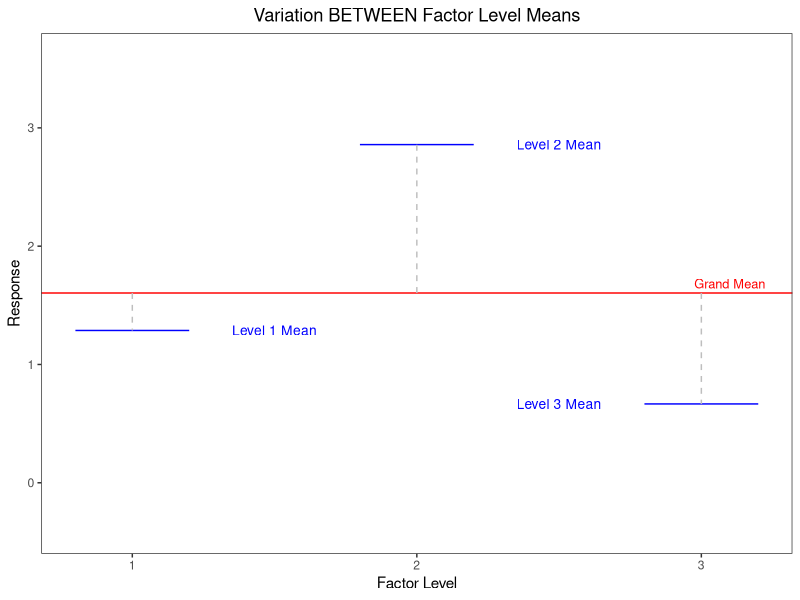
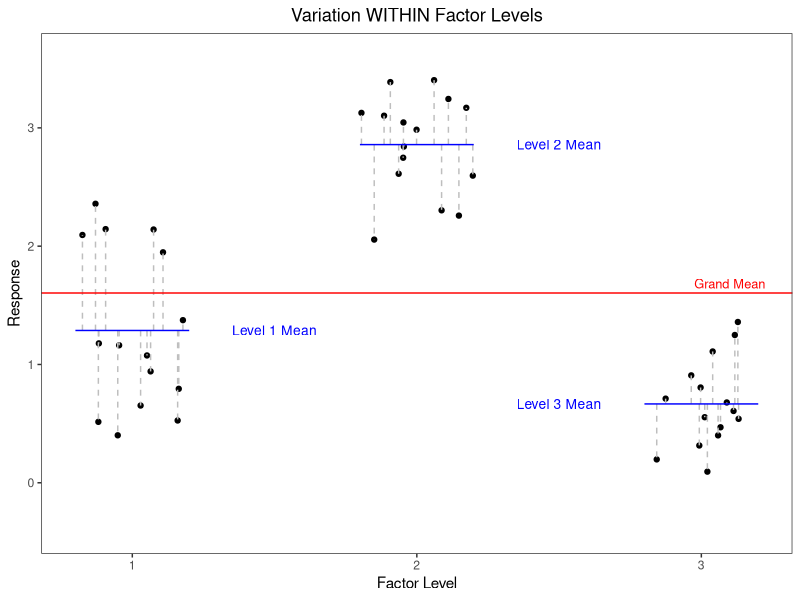

Here is the R script that generated these plots, in order:
## ---- chunk 1
knitr::opts_chunk$set(echo = TRUE)

library(knitr)
library(tidyverse)
library(kableExtra)
## ---- chunk 2
#| include: false

library(tidyverse)
library(ggrepel)

set.seed(7)
response <- c(rnorm(15, mean = 1, sd = .5),
      rnorm(15, mean = 2.75, sd = .5),
      rnorm(15, mean = .75, sd = .5))
factor <- rep(c(1,2,3), each = 15 )

df <- tibble(response, factor)


df_means <- df |> group_by(factor) |> summarise(mean = mean(response)) 

df <- left_join(df, df_means)

## ---- chunk 3
#| code-fold: false
#| echo: false
#| column: page
#| layout-ncol: 2
#| label: fig-between_within
#| fig-cap: Between Group vs. Within Group
#| fig-subcap:
#|   - "Deviations to Get MS Treatment Factor"
#|   - "Deviations to Get MS Error"
##| fig-cap: Between Group vs. Within Group
##| fig-subcap:
##|  - "Deviations to Get MS Treatment Factor"
##|  - "Deviations to Get MS Error"


ggplot(data = df_means, mapping = aes(x = factor, y = mean)) + 
  #geom_point() +
  geom_segment(aes(x = factor - .2, xend = factor + .2,
                                    y = mean, yend = mean), color = "blue") +
  geom_hline(yintercept = mean(df$response), color = "red") +
  geom_segment(aes(x = factor, xend = factor,
                                    y = mean(df$response), yend = mean),
               color = "gray", linetype = "dashed") +
  theme_bw() +
  #geom_text_repel(aes(label = paste0("Mean of Level ", factor), box.padding = .4),color = "blue")
  annotate(geom = "text", x = 1.5, y = df_means$mean[1], label = "Level 1 Mean", color = "blue", size = 3.5) +
  annotate(geom = "text", x = 2.5, y = df_means$mean[2], label = "Level 2 Mean", color = "blue", size = 3.5) +
  annotate(geom = "text", x = 2.5, y = df_means$mean[3], label = "Level 3 Mean", color = "blue", size = 3.5) +
  annotate(geom = "text", x = 3.1, y = mean(df$response) + .08, color = "red", label = "Grand Mean", size = 3.25) +
  labs(y = "Response", title = "Variation BETWEEN Factor Level Means", x = "Factor Level")+
  theme(panel.grid = element_blank(),
        plot.title = element_text(hjust = .5)) +
  scale_x_continuous(breaks = 1:3, labels = scales::number_format(accuracy = 1)) +
  scale_y_continuous(breaks = 0:3, limits = c(-.4, 3.6), labels = scales::number_format(accuracy = 1))

        
ggplot(data = df, mapping = aes(x = factor, y = response)) + 
  geom_point(position = position_jitter(width = .2, seed = 1L)) +
  geom_linerange(position = position_jitter(width = .2, seed = 1L),
                 aes(x = factor, ymin = mean, ymax = response ),
                 color = "gray", linetype = "dashed") +
  geom_segment(data = df_means, aes(x = factor - .2, xend = factor + .2,
                                    y = mean, yend = mean), color = "blue") +
  geom_hline(yintercept = mean(df$response), color = "red") +
  #geom_segment(data = df_means, aes(x = factor, xend = factor,
  #                                  y = mean(df$response), yend = mean),
  #             color = "gray", linetype = "dashed") +
  theme_bw() +
  #geom_text_repel(aes(label = paste0("Mean of Level ", factor), box.padding = .4),color = "blue")
  annotate(geom = "text", x = 1.5, y = df_means$mean[1], label = "Level 1 Mean", color = "blue", size = 3.5) +
  annotate(geom = "text", x = 2.5, y = df_means$mean[2], label = "Level 2 Mean", color = "blue", size = 3.5) +
  annotate(geom = "text", x = 2.5, y = df_means$mean[3], label = "Level 3 Mean", color = "blue", size = 3.5) +
  annotate(geom = "text", x = 3.1, y = mean(df$response) + .08, color = "red", label = "Grand Mean", size = 3.25) +
  labs(y = "Response", title = "Variation WITHIN Factor Levels", x = "Factor Level")+
  theme(panel.grid = element_blank(),
        plot.title = element_text(hjust = .5)) +
  scale_x_continuous(breaks = 1:3, labels = scales::number_format(accuracy = 1))+
  scale_y_continuous(breaks = 0:3, limits = c(-.4, 3.6), labels = scales::number_format(accuracy = 1))
